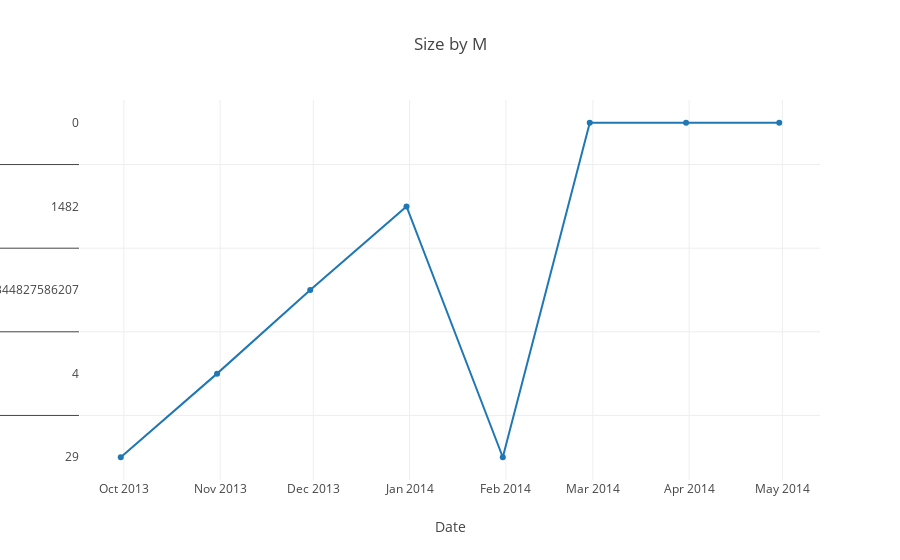

Notebook code for this chart:
### Code cell
iplot(fig)

### Figure 1 — Plotly figure (JSON) as saved in the notebook; plotly's stock layout.template omitted (floating-point values rounded to 4 significant figures; data arrays with more than 128 entries replaced by an {"elided": "..."} marker saying what was removed)
{"data": [{"name": "Count", "type": "scatter", "uid": "a51a0ae9-3751-40ba-a8fb-d2d4ed7f6853", "x": ["2013-09-30", "2013-10-31", "2013-11-30", "2013-12-31", "2014-01-31", "2014-02-28", "2014-03-31", "2014-04-30", "2014-05-31", "2014-06-30", "2014-07-31", "2014-08-31", "2014-09-30", "2014-10-31", "2014-11-30", "2014-12-31", "2015-01-31", "2015-02-28", "2015-03-31", "2015-04-30", "2015-05-31", "2015-06-30", "2015-07-31", "2015-08-31", "2015-09-30", "2015-10-31", "2015-11-30", "2015-12-31", "2016-01-31", "2016-02-29", "2016-03-31", "2016-04-30", "2016-05-31", "2016-06-30", "2016-07-31", "2016-08-31", "2016-09-30", "2016-10-31", "2016-11-30", "2016-12-31", "2017-01-31", "2017-02-28", "2017-03-31", "2017-04-30", "2017-05-31", "2017-06-30", "2017-07-31", "2017-08-31", "2017-09-30", "2017-10-31", "2017-11-30", "2017-12-31", "2018-01-31", "2018-02-28", "2018-03-31", "2018-04-30", "2018-05-31", "2018-06-30", "2018-07-31", "2018-08-31", "2018-09-30", "2018-10-31", "2018-11-30", "2018-12-31", "2019-01-31", "2019-02-28", "2019-03-31"], "y": {"elided": "67x8 float values"}}], "layout": {"title": {"text": "Size by M"}, "xaxis": {"title": {"text": "Date"}}, "yaxis": {"title": {"text": "Number of Shows Watched"}}}}
